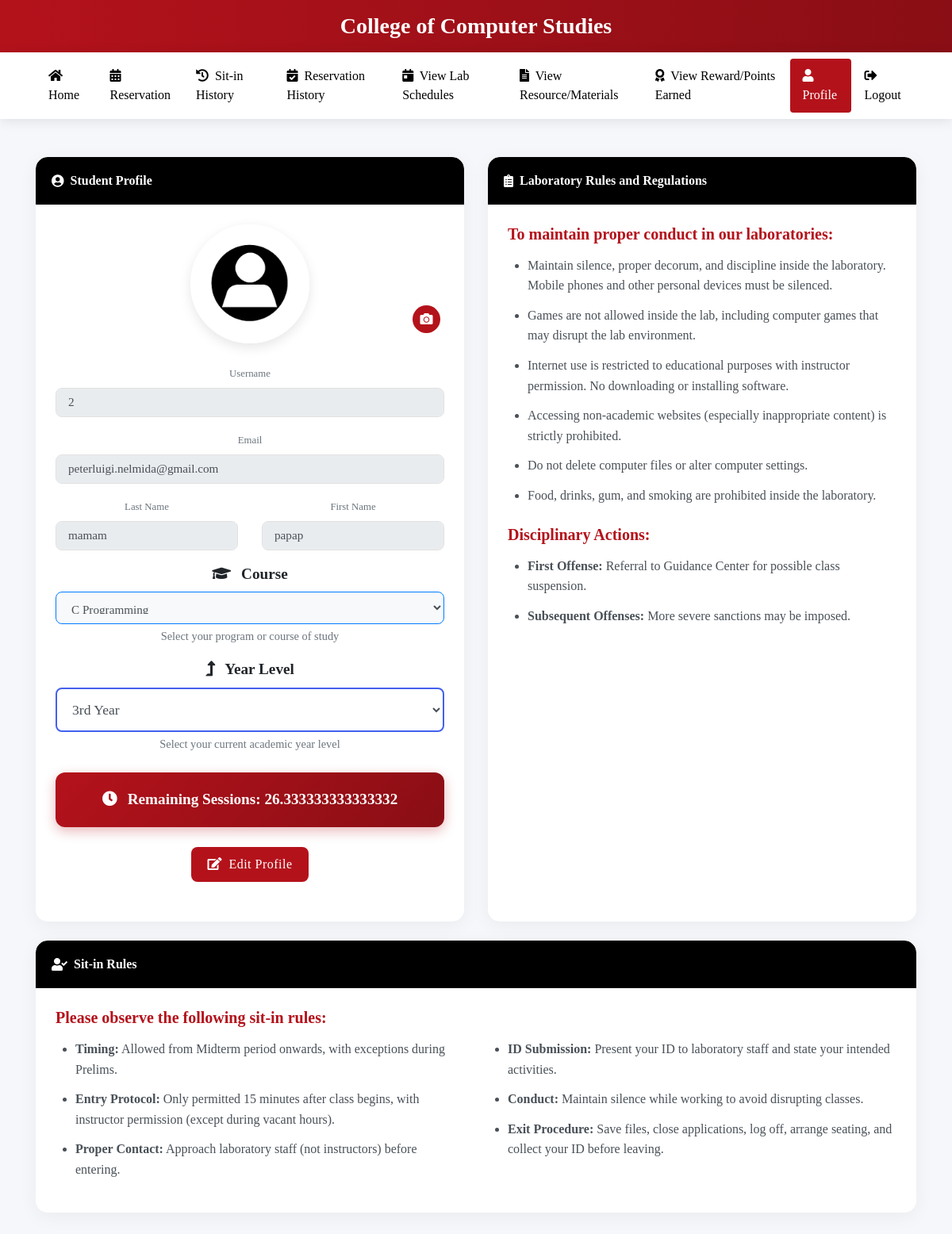
The app's page /profile (signed in) with its own data.
### tables this page shows
CREATE TABLE users
(id INTEGER PRIMARY KEY AUTOINCREMENT,
idno varchar(50),
lastname varchar(80),
firstname varchar(80),
middlename varchar(80),
course varchar(50),
year_level varchar(50),
email varchar(60),
username varchar(80),
password varchar(90), remaining_sessions INTEGER DEFAULT 30, is_admin INTEGER DEFAULT 0, profile_image TEXT, role TEXT DEFAULT 'user', points INTEGER DEFAULT 0);

### app.py (the view)
@app.route('/profile')
def profile():
    if 'user_id' not in session:
        return redirect(url_for('login'))
    user_id = session['user_id']
    conn = get_db_connection()
    cursor = conn.cursor()
    cursor.execute('SELECT * FROM users WHERE idno = ?', (user_id,))
    user = cursor.fetchone()
    conn.close()
    if user:
        return render_template('profile.html', user=user)
    return redirect(url_for('login'))

### app.py (called while the page is built, shortened)
def get_db_connection():
    conn = sqlite3.connect('students.db', timeout=30)
    conn.execute("PRAGMA journal_mode=WAL")  # Use Write-Ahead Logging
    conn.row_factory = sqlite3.Row
    try:
        cursor = conn.cursor()
        cursor.execute("PRAGMA table_info(users)")
        columns = [column[1] for column in cursor.fetchall()]
        cursor.execute("PRAGMA table_info(sitins)")
        sitins_columns = [column[1] for column in cursor.fetchall()]
    except Exception as e:
        print(f"Error in get_db_connection: {str(e)}")
    return conn

### templates/profile.html (shortened to what this page needs)
<!DOCTYPE html>
<html lang="en">
<head>
<link rel="stylesheet" href="https://stackpath.bootstrapcdn.com/bootstrap/4.5.2/css/bootstrap.min.css" />
<link rel="stylesheet" href="https://cdnjs.cloudflare.com/ajax/libs/font-awesome/5.15.3/css/all.min.css">
</head>
<body>
<div class="header-banner">
    <div class="container text-center">
        <h3 class="font-weight-bold mb-0">College of Computer Studies</h3>
    </div>
</div>
<nav class="navbar navbar-expand-lg navbar-light sticky-top">
    <div class="container">
        <div class="collapse navbar-collapse" id="navbarNav">
            <ul class="navbar-nav ml-auto">
                <li class="nav-item">
                    <a class="nav-link" href="{{ url_for('user_dashboard') }}">
                        <i class="fas fa-home mr-1"></i> Home
                    </a>
                </li>
                <li class="nav-item">
                    <a class="nav-link" href="{{ url_for('reservation') }}">
                        <i class="fas fa-calendar-alt mr-1"></i> Reservation
                    </a>
                </li>
                <li class="nav-item">
                    <a class="nav-link" href="{{ url_for('sitin_history') }}">
                        <i class="fas fa-history mr-1"></i> Sit-in History
                    </a>
                </li>
                <li class="nav-item">
                    <a class="nav-link" href="{{ url_for('user_reservation_history') }}">
                        <i class="fas fa-calendar-check mr-1"></i> Reservation History
                    </a>
                </li>
                <li class="nav-item">
                    <a class="nav-link" href="{{ url_for('view_lab_schedules') }}">
                        <i class="fas fa-calendar-day mr-1"></i> View Lab Schedules
                    </a>
                </li>
                <li class="nav-item">
                    <a class="nav-link" href="{{ url_for('view_resources') }}">
                        <i class="fas fa-file-alt mr-1"></i> View Resource/Materials
                    </a>
                </li>
                <li class="nav-item">
                    <a class="nav-link" href="{{ url_for('view_points') }}">
                        <i class="fas fa-award mr-1"></i> View Reward/Points Earned
                    </a>
                </li>
                <li class="nav-item active">
                    <a class="nav-link" href="{{ url_for('profile') }}">
                        <i class="fas fa-user mr-1"></i> Profile
                    </a>
                </li>
                <li class="nav-item">
                    <a class="nav-link" href="{{ url_for('logout') }}">
                        <i class="fas fa-sign-out-alt mr-1"></i> Logout
                    </a>
                </li>
            </ul>
        </div>
    </div>
</nav>
<div class="container py-5">
    <div class="row">
        <div class="col-md-6 mb-4">
            <div class="card h-100">
                <div class="card-header d-flex align-items-center">
                    <i class="fas fa-user-circle mr-2"></i> Student Profile
                </div>
                <div class="card-body">
                    <div class="text-center">
                        <div class="profile-img-container text-center">
                            <img src="{{ url_for('static', filename='profile_default.png') }}" alt="Profile Image" class="profile-img" id="profileImg">
                            <label for="profileImageUpload" class="edit-avatar">
                                <i class="fas fa-camera"></i>
                            </label>
                        </div>
                        <form id="editUserForm" method="POST" action="{{ url_for('update_user') }}">
                            <div class="form-group">
                                <label class="small text-muted">Username</label>
                                <input type="text" class="form-control" value="{{ user['username'] }}" disabled>
                            </div>
                            <div class="form-group">
                                <label class="small text-muted">Email</label>
                                <input type="email" class="form-control" value="{{ user['email'] }}" disabled>
                            </div>
                            <div class="row">
                                <div class="col-md-6">
                                    <div class="form-group">
                                        <label class="small text-muted">Last Name</label>
                                        <input type="text" class="form-control" value="{{ user['lastname'] }}" disabled>
                                    </div>
                                </div>
                                <div class="col-md-6">
                                    <div class="form-group">
                                        <label class="small text-muted">First Name</label>
                                        <input type="text" class="form-control" value="{{ user['firstname'] }}" disabled>
                                    </div>
                                </div>
                            </div>
                            <div class="form-group">
                                <label for="course" style="font-size: 1.2rem; font-weight: 600; color: #212529;"><i class="fas fa-graduation-cap mr-2"></i> Course</label>
                                <select class="form-control form-control-lg bg-light border-primary" id="purpose">
                                    <optgroup label="Programming Languages">
                                    <option value="C Programming">C Programming</option>
                                    </optgroup>
                                </select>
                                <small class="form-text text-muted" style="font-size: 0.9rem; margin-top: 5px;">Select your program or course of study</small>
                            </div>
                            <div class="form-group">
                                <label for="yearLevel" style="font-size: 1.2rem; font-weight: 600; color: #212529;"><i class="fas fa-level-up-alt mr-2"></i> Year Level</label>
                                <select class="form-control form-control-lg" id="yearLevel" name="year_level" style="font-size: 1.1rem; font-weight: 500; padding: 15px; height: auto; border: 2px solid #4361ee; background-color: #fff;">
                                    <option value="3" {% if user['year_level'] == '3' %}selected{% endif %}>3rd Year</option>
                                </select>
                                <small class="form-text text-muted" style="font-size: 0.9rem; margin-top: 5px;">Select your current academic year level</small>
                            </div>
                            <div class="remaining-session">
                                <p><i class="fas fa-clock mr-2"></i> <strong>Remaining Sessions:</strong> <span id="remainingSession">{{ user['remaining_sessions'] }}</span></p>
                            </div>
                            <div class="text-center mt-4">
                                <button type="button" id="editButton" class="btn btn-primary">
                                    <i class="fas fa-edit mr-1"></i> Edit Profile
                                </button>
                            </div>
                        </form>
                    </div>
                </div>
            </div>
        </div>
        <div class="col-md-6 mb-4">
            <div class="card h-100">
                <div class="card-header d-flex align-items-center">
                    <i class="fas fa-clipboard-list mr-2"></i> Laboratory Rules and Regulations
                </div>
                <div class="card-body rules-section">
                    <h5>To maintain proper conduct in our laboratories:</h5>
                    <ul>
                        <li>Maintain silence, proper decorum, and discipline inside the laboratory. Mobile phones and other personal devices must be silenced.</li>
                        <li>Games are not allowed inside the lab, including computer games that may disrupt the lab environment.</li>
                        <li>Internet use is restricted to educational purposes with instructor permission. No downloading or installing software.</li>
                        <li>Accessing non-academic websites (especially inappropriate content) is strictly prohibited.</li>
                        <li>Do not delete computer files or alter computer settings.</li>
                        <li>Food, drinks, gum, and smoking are prohibited inside the laboratory.</li>
                    </ul>
                    <h5 class="mt-4">Disciplinary Actions:</h5>
                    <ul>
                        <li><strong>First Offense:</strong> Referral to Guidance Center for possible class suspension.</li>
                        <li><strong>Subsequent Offenses:</strong> More severe sanctions may be imposed.</li>
                    </ul>
                </div>
            </div>
        </div>
    </div>
    <div class="row">
        <div class="col-md-12">
            <div class="card">
                <div class="card-header d-flex align-items-center">
                    <i class="fas fa-user-check mr-2"></i> Sit-in Rules
                </div>
                <div class="card-body rules-section">
                    <h5>Please observe the following sit-in rules:</h5>
                    <div class="row">
                        <div class="col-md-6">
                            <ul>
                                <li><strong>Timing:</strong> Allowed from Midterm period onwards, with exceptions during Prelims.</li>
                                <li><strong>Entry Protocol:</strong> Only permitted 15 minutes after class begins, with instructor permission (except during vacant hours).</li>
                                <li><strong>Proper Contact:</strong> Approach laboratory staff (not instructors) before entering.</li>
                            </ul>
                        </div>
                        <div class="col-md-6">
                            <ul>
                                <li><strong>ID Submission:</strong> Present your ID to laboratory staff and state your intended activities.</li>
                                <li><strong>Conduct:</strong> Maintain silence while working to avoid disrupting classes.</li>
                                <li><strong>Exit Procedure:</strong> Save files, close applications, log off, arrange seating, and collect your ID before leaving.</li>
                            </ul>
                        </div>
                    </div>
                </div>
            </div>
        </div>
    </div>
</div>
</body>
</html>

### templates/profile.html (style rules this page uses)
:root { --primary-color: #B4121B; --secondary-color: #8A0E15; --accent-color: #E63946; --light-color: #f8f9fa; --dark-color: #000000; --success-color: #2bc4a9; --warning-color: #f9c74f; }
body { font-family: Georgia, serif; background-color: #f5f7fa; color: #495057; min-height: 100vh; }
.header-banner { background: linear-gradient(to right, var(--primary-color), var(--secondary-color)); color: white; padding: 16px 0; overflow: hidden; }
.header-banner::after { content: ''; position: absolute; bottom: -10px; left: 0; right: 0; height: 20px; background: #fff; border-radius: 50% 50% 0 0; }
.navbar { background-color: #fff !important; box-shadow: 0 2px 15px rgba(0,0,0,0.1); }
.navbar .nav-link { color: var(--dark-color) !important; font-weight: 500; padding: 10px 16px !important; border-radius: 4px; transition: all 0.3s ease; }
.navbar .nav-item.active .nav-link { background-color: var(--primary-color); color: white !important; }
.card { border: none; border-radius: 15px; box-shadow: 0 5px 25px rgba(0,0,0,0.05); transition: all 0.3s ease; margin-bottom: 25px; overflow: hidden; }
.card-header { background: var(--dark-color); color: white; font-weight: 600; padding: 18px 20px; border-bottom: none; border-radius: 15px 15px 0 0 !important; }
.card-body { padding: 25px; }
.btn { border-radius: 8px; padding: 10px 20px; font-weight: 500; letter-spacing: 0.5px; transition: all 0.3s ease; }
.btn-primary { background: var(--primary-color); border: none; }
.form-control { border-radius: 8px; border: 1px solid #e1e1e1; padding: 12px 15px; font-size: 0.95rem; transition: all 0.3s ease; background-color: #f8f9fa; }
.profile-img-container { position: relative; margin-bottom: 25px; }
.profile-img { width: 150px; height: 150px; border-radius: 50%; object-fit: cover; border: 5px solid white; box-shadow: 0 5px 15px rgba(0,0,0,0.1); }
.edit-avatar { position: absolute; bottom: 5px; right: 5px; background: var(--primary-color); color: white; width: 35px; height: 35px; border-radius: 50%; display: flex; align-items: center; justify-content: center; cursor: pointer; transition: all 0.3s; }
.remaining-session { background: linear-gradient(135deg, var(--primary-color), var(--secondary-color)); color: white; padding: 20px; border-radius: 12px; margin: 25px 0; text-align: center; font-size: 1.2rem; font-weight: 600; box-shadow: 0 5px 15px rgba(180, 18, 27, 0.3); }
.remaining-session p { margin-bottom: 0; }
.rules-section h5 { color: var(--primary-color); font-weight: 600; margin-bottom: 15px; }
.rules-section ul { padding-left: 25px; }
.rules-section li { margin-bottom: 12px; line-height: 1.6; position: relative; }

### records on screen
users: username "2", email "peterluigi.nelmida@gmail.com", lastname "mamam", firstname "papap", year_level "3rd Year", remaining_sessions "26.333333333333332"
